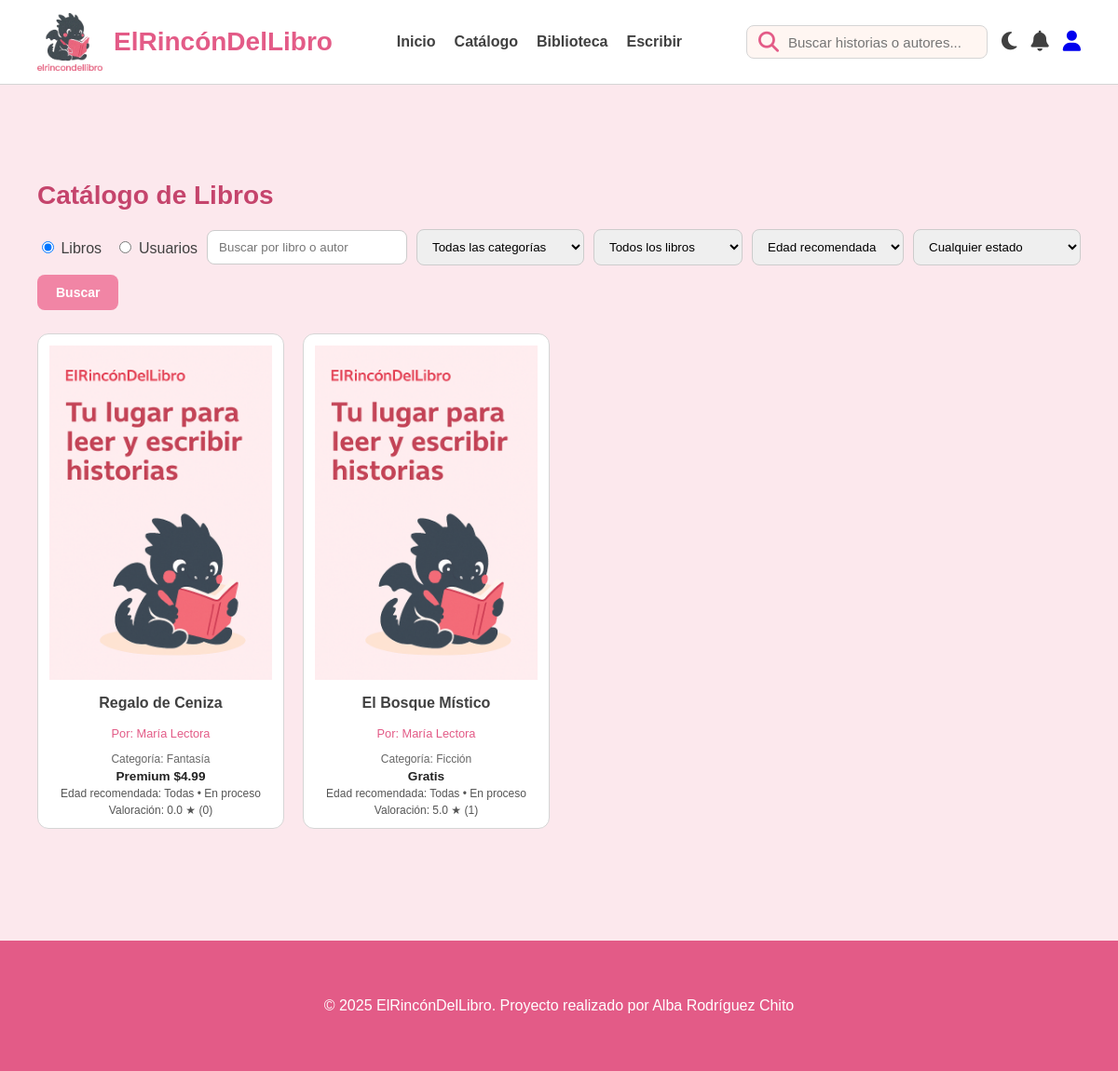
/catalogo.php, run on the app's committed database.
### tables this page shows
CREATE TABLE IF NOT EXISTS libros (
    id_libros INT AUTO_INCREMENT PRIMARY KEY,
    usuario_id INT NOT NULL,
    categoria_id INT,
    titulo VARCHAR(255) NOT NULL,
    portada VARCHAR(255),
    precio DECIMAL(8,2) DEFAULT 0,
    edad_recomendada INT DEFAULT 0,
    estado VARCHAR(20) DEFAULT 'en_proceso',
    fecha_creacion TIMESTAMP DEFAULT CURRENT_TIMESTAMP,
    FOREIGN KEY (usuario_id) REFERENCES usuarios(id_usuarios) ON DELETE CASCADE,
    FOREIGN KEY (categoria_id) REFERENCES categorias(id_categorias) ON DELETE SET NULL
);

CREATE TABLE IF NOT EXISTS usuarios (
    id_usuarios INT AUTO_INCREMENT PRIMARY KEY,
    nombre VARCHAR(100) NOT NULL,
    email VARCHAR(100) NOT NULL UNIQUE,
    password VARCHAR(255) NOT NULL,
    avatar VARCHAR(255),
    bio TEXT,
    activo TINYINT(1) DEFAULT 1,
    fecha_registro TIMESTAMP DEFAULT CURRENT_TIMESTAMP
);

CREATE TABLE IF NOT EXISTS categorias (
    id_categorias INT AUTO_INCREMENT PRIMARY KEY,
    nombre VARCHAR(50) NOT NULL
);

### catalogo.php (the view, shortened to what this page needs)
<?php
include 'conexion.php';
$search = trim($_GET['search'] ?? '');
$buscar_tipo = isset($_GET['buscar_tipo']) ? $_GET['buscar_tipo'] : 'libros';
if ($buscar_tipo === 'usuarios') {
    $sql = "SELECT u.id_usuarios, u.nombre, u.avatar, u.bio, COUNT(l.id_libros) AS libros_publicados, COUNT(s.seguidor_id) AS seguidores
            FROM usuarios u
            LEFT JOIN libros l ON l.usuario_id = u.id_usuarios
            LEFT JOIN seguidores s ON s.seguido_id = u.id_usuarios
            WHERE 1=1";
    if ($search !== '') {
        $safe_search = $conexion->real_escape_string($search);
        $sql .= " AND u.nombre LIKE '%$safe_search%'";
    }
    $sql .= " GROUP BY u.id_usuarios, u.nombre, u.avatar, u.bio ORDER BY u.nombre ASC";
} else {
    $sql = "SELECT l.id_libros, l.titulo, u.nombre AS autor, l.portada, l.precio, l.edad_recomendada, l.estado, c.nombre AS categoria,
                   COALESCE(AVG(v.puntuacion), 0) AS promedio, COUNT(v.id_valoracion) AS votos
            FROM libros l
            JOIN usuarios u ON l.usuario_id = u.id_usuarios
            LEFT JOIN categorias c ON l.categoria_id = c.id_categorias
            LEFT JOIN valoraciones v ON v.libro_id = l.id_libros
            WHERE 1=1";
    $sql .= " GROUP BY l.id_libros, l.titulo, u.nombre, l.portada, l.precio, l.edad_recomendada, l.estado, c.nombre
              ORDER BY l.fecha_creacion DESC";
}
$resultado = $conexion->query($sql);
?>
<!DOCTYPE html>
<html lang="es">
<head>
    <link rel="stylesheet" href="CSS/style1.css">
    <link rel="stylesheet" href="https://cdnjs.cloudflare.com/ajax/libs/font-awesome/6.5.0/css/all.min.css">
</head>
<body>
<?php include 'partials/header.php'; ?>
<section class="section">
    <div class="container">
        <h2 class="section-title">Catálogo de Libros</h2>
        <form action="catalogo.php" method="GET" style="display: flex; flex-wrap: wrap; gap: 10px; align-items: center; margin-bottom: 25px;">
            <div>
                <label style="margin-right: 10px;"><input type="radio" name="buscar_tipo" value="libros" <?php echo $buscar_tipo === 'libros' ? 'checked' : ''; ?>> Libros</label>
                <label><input type="radio" name="buscar_tipo" value="usuarios" <?php echo $buscar_tipo === 'usuarios' ? 'checked' : ''; ?>> Usuarios</label>
            </div>
            <div style="flex: 1; min-width: 200px;">
                <input type="text" name="search" placeholder="Buscar por <?php echo $buscar_tipo === 'usuarios' ? 'usuario' : 'libro o autor'; ?>" value="<?php echo htmlspecialchars($search); ?>" style="width:100%; padding: 10px 12px; border-radius: 8px; border: 1px solid #ccc;">
            </div>
            <?php if ($buscar_tipo === 'libros'): ?>
                <div>
                    <select name="categoria" style="padding: 10px 12px; border-radius: 8px; border: 1px solid #ccc; min-width: 180px;">
                        <option value="">Todas las categorías</option>
                    </select>
                </div>
                <div>
                    <select name="tipo" style="padding: 10px 12px; border-radius: 8px; border: 1px solid #ccc; min-width: 160px;">
                        <option value="">Todos los libros</option>
                    </select>
                </div>
                <div>
                    <select name="edad" style="padding: 10px 12px; border-radius: 8px; border: 1px solid #ccc; min-width: 150px;">
                        <option value="0">Edad recomendada</option>
                    </select>
                </div>
                <div>
                    <select name="estado" style="padding: 10px 12px; border-radius: 8px; border: 1px solid #ccc; min-width: 180px;">
                        <option value="">Cualquier estado</option>
                    </select>
                </div>
            <?php endif; ?>
            <button type="submit" class="btn-secondary" style="padding: 11px 20px;">Buscar</button>
        </form>
        <div class="row-cards">
            <?php if ($resultado && $resultado->num_rows > 0): ?>
                <?php if ($buscar_tipo === 'usuarios'): ?>
                    <?php while($usuario = $resultado->fetch_assoc()): ?>
                        <div class="small-card">
                            <a href="perfil.php?user_id=<?php echo $usuario['id_usuarios']; ?>" style="text-decoration: none; color: inherit;">
                                <?php $avatar_path = !empty($usuario['avatar']) ? (strpos($usuario['avatar'], 'img/') === 0 ? $usuario['avatar'] : 'img/' . $usuario['avatar']) : 'img/user-default.png'; ?>
                                <img src="<?php echo htmlspecialchars($avatar_path); ?>" alt="Avatar" style="width: 100px; height: 100px; border-radius: 50%; object-fit: cover;">
                                <p><strong><?php echo htmlspecialchars($usuario['nombre']); ?></strong></p>
                                <p style="font-size: 0.8rem; color: #666;"><?php echo htmlspecialchars(substr($usuario['bio'] ?? 'Sin descripción', 0, 100)); ?>...</p>
                                <p style="font-size: 0.75rem; color: #555;">Libros publicados: <?php echo $usuario['libros_publicados']; ?> • Seguidores: <?php echo $usuario['seguidores']; ?></p>
                            </a>
                        </div>
                    <?php endwhile; ?>
                <?php else: ?>
                    <?php while($libro = $resultado->fetch_assoc()):
                        $l_id = $libro['id_libros'];
                        $cap_res = $conexion->query("SELECT id_capitulos FROM capitulos WHERE libro_id = $l_id ORDER BY id_capitulos ASC LIMIT 1");
                        $cap_data = $cap_res ? $cap_res->fetch_assoc() : null;
                        $link = $cap_data ? "leer.php?id=" . $cap_data['id_capitulos'] : "#";
                    ?>
                        <div class="small-card">
                            <a href="<?php echo $link; ?>" style="text-decoration: none; color: inherit;">
                                <?php $portada_path = !empty($libro['portada']) ? (strpos($libro['portada'], 'img/') === 0 ? $libro['portada'] : 'img/' . $libro['portada']) : 'img/Imagen_de_ejemplo.png'; ?>
                                <img src="<?php echo htmlspecialchars($portada_path); ?>" alt="Portada">
                                <p><strong><?php echo htmlspecialchars($libro['titulo']); ?></strong></p>
                                <p style="font-size: 0.8rem; color: var(--rosa-600);">Por: <?php echo htmlspecialchars($libro['autor']); ?></p>
                                <?php if (!empty($libro['categoria'])): ?>
                                    <p style="font-size: 0.75rem; color: #666; margin: 4px 0 0;">Categoría: <?php echo htmlspecialchars($libro['categoria']); ?></p>
                                <?php endif; ?>
                                <p style="font-size: 0.85rem; color: #222; margin: 4px 0 0; font-weight: bold;">
                                    <?php echo ($libro['precio'] > 0 ? 'Premium $' . number_format($libro['precio'], 2) : 'Gratis'); ?>
                                </p>
                                <p style="font-size: 0.75rem; color: #555; margin: 4px 0 0;">Edad recomendada: <?php echo $libro['edad_recomendada'] > 0 ? $libro['edad_recomendada'] . '+' : 'Todas'; ?> • <?php echo $libro['estado'] === 'completado' ? 'Completado' : 'En proceso'; ?></p>
                                <p style="font-size: 0.75rem; color: #555; margin: 4px 0 0;">Valoración: <?php echo number_format($libro['promedio'], 1); ?> ★ (<?php echo $libro['votos']; ?>)</p>
                            </a>
                        </div>
                    <?php endwhile; ?>
                <?php endif; ?>
            <?php else: ?>
                <p>No hay <?php echo $buscar_tipo === 'usuarios' ? 'usuarios' : 'libros'; ?> disponibles en este momento.</p>
            <?php endif; ?>
        </div>
    </div>
</section>
<?php include 'partials/footer.php'; ?>
</body>
</html>

### CSS/style1.css (style rules this page uses)
:root { --rosa-50: #FCE8ED; --rosa-200: #F7B7C8; --rosa-400: #F185A5; --rosa-600: #E35B87; --rosa-800: #C5446C; --crema: #FFF6F2; --gris-100: #F7F7F7; --gris-300: #D5D5D5; --gris-700: #404040; --max-width: 1200px; --color-fondo: var(--rosa-50); --color-texto: var(--gris-700); --color-blanco-elementos: #ffffff; --color-borde: var(--gris-300); --sombra: rgba(0, 0, 0, 0.1); }
* { box-sizing: border-box; }
body { margin: 0; background: var(--color-fondo); font-family: "Verdana", sans-serif; color: var(--color-texto); transition: background 0.3s ease, color 0.3s ease; }
img { display: block; max-width: 100%; }
.container { max-width: var(--max-width); margin: auto; padding: 20px 40px; }
.btn-secondary { background: var(--rosa-400); color: white; border: none; padding: 10px 18px; border-radius: 8px; font-family: "Verdana", sans-serif; font-size: 14px; font-weight: 600; cursor: pointer; transition: background 0.3s ease, transform 0.2s ease; display: inline-flex; align-items: center; justify-content: center; gap: 8px; }
.section { padding: 60px 0; }
.section-title { font-size: 28px; color: var(--rosa-800); margin-bottom: 20px; }
.row-cards { display: grid; grid-template-columns: repeat(4,1fr); gap: 20px; }
.small-card { background: var(--color-blanco-elementos); padding: 12px; border-radius: 12px; border: 1px solid var(--color-borde); text-align: center; cursor: pointer; }

### data on the page
libros: portada (picture), titulo "Regalo de Ceniza", usuario.nombre "María Lectora", categoria.nombre "Fantasía", precio "4.99", edad_recomendada "Todas", estado "En proceso", promedio "0.0", votos "0"
libros: portada (picture), titulo "El Bosque Místico", usuario.nombre "María Lectora", categoria.nombre "Ficción", precio "Gratis", edad_recomendada "Todas", estado "En proceso", promedio "5.0", votos "1"
